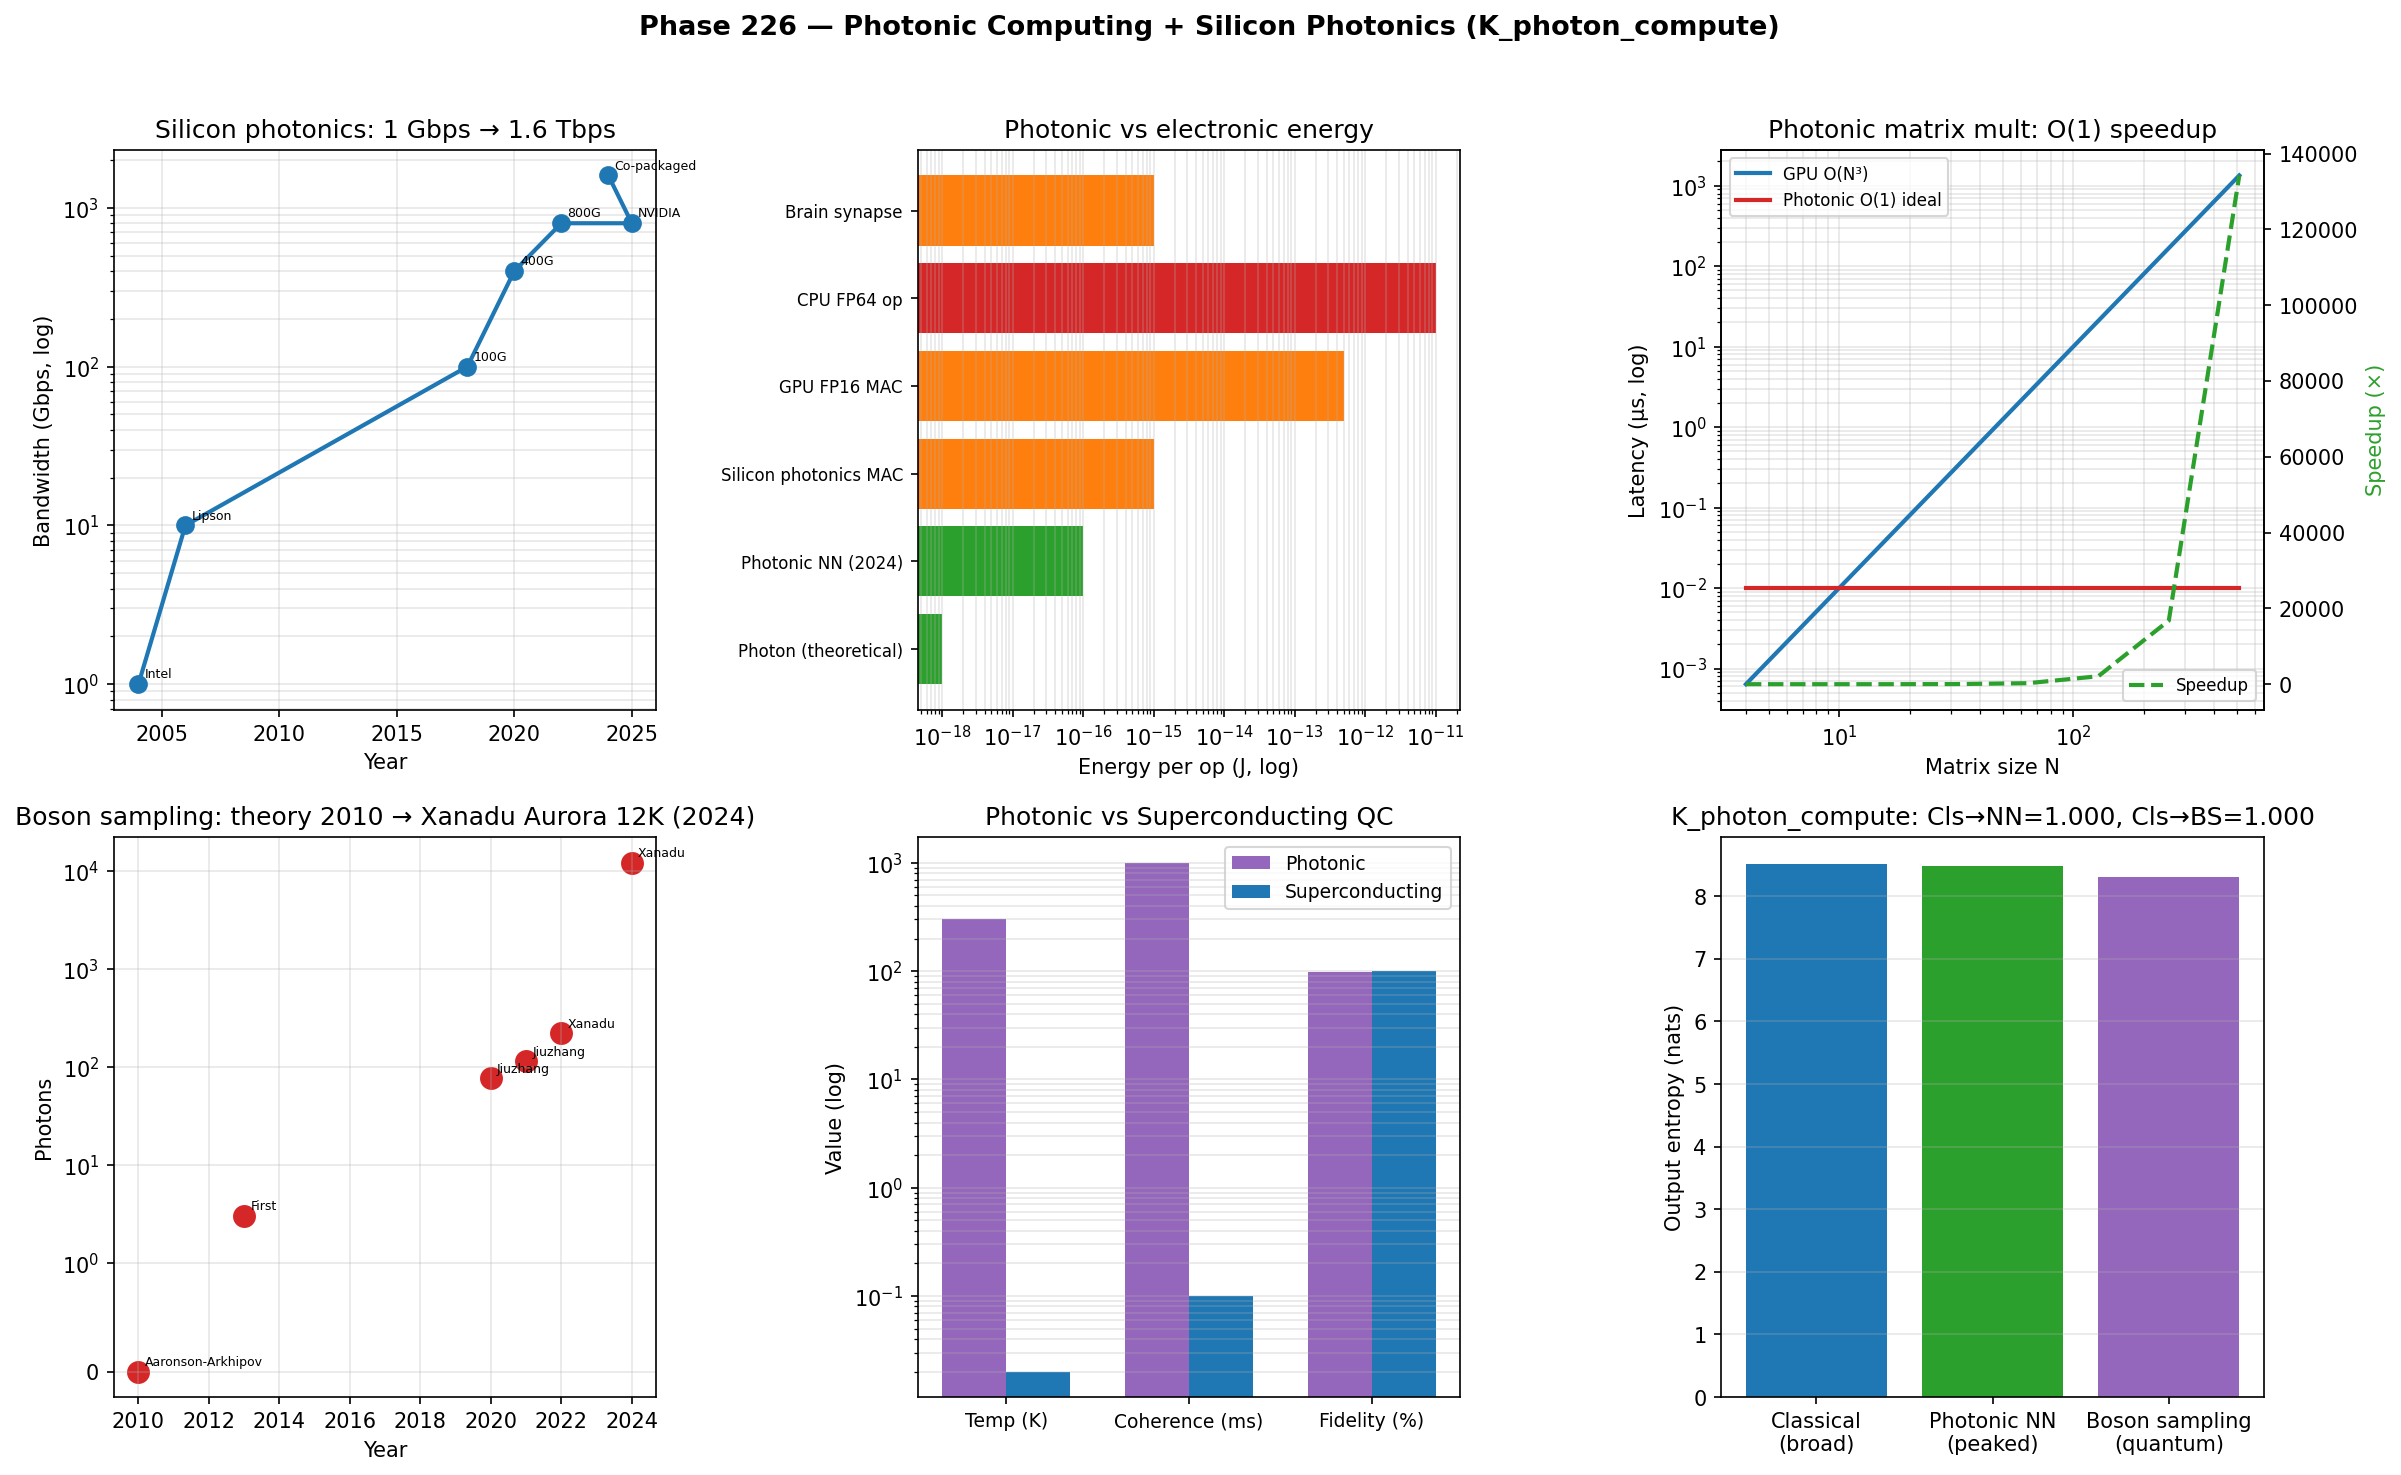

Reproduce this figure in Python.
"""
Phase 226 — Photonic Computing + Silicon Photonics (K_photon_compute)

Simulations:
  1) Silicon photonics bandwidth evolution (2004-2024)
  2) Photonic vs electronic energy/op
  3) Optical neural networks: matrix mult acceleration
  4) Boson sampling experiments (Jiuzhang, Xanadu)
  5) Photonic vs superconducting QC comparison
  6) Co-packaged optics deployment
  7) ITU K_photon_compute axiom check

Outputs:
  - photonic_computing.png
  - photonic_computing_summary.json
"""

from __future__ import annotations

import json
from pathlib import Path

import matplotlib
matplotlib.use("Agg")
import matplotlib.pyplot as plt
import numpy as np

OUT_PNG = Path(__file__).with_name("photonic_computing.png")
OUT_JSON = Path(__file__).with_name("photonic_computing_summary.json")

rng = np.random.default_rng(20260707)

# -------------------------------------------------------------
# 1) Silicon photonics bandwidth
# -------------------------------------------------------------
si_history = {
    "Intel Si Mod 2004":      {"year": 2004, "gbps": 1},
    "Lipson MZM 2006":        {"year": 2006, "gbps": 10},
    "100G CWDM4 2018":        {"year": 2018, "gbps": 100},
    "400G QSFP-DD 2020":      {"year": 2020, "gbps": 400},
    "800G port 2022":         {"year": 2022, "gbps": 800},
    "NVIDIA X800 (2025)":     {"year": 2025, "gbps": 800},
    "Co-packaged 1.6T":       {"year": 2024, "gbps": 1600},
}

# -------------------------------------------------------------
# 2) Energy per op: photonic vs electronic
# -------------------------------------------------------------
energy_ops = {
    "Photon (theoretical)": 1e-18,  # 1 aJ
    "Photonic NN (2024)":    1e-16,  # ~100 fJ
    "Silicon photonics MAC": 1e-15,  # ~1 fJ
    "GPU FP16 MAC":           5e-13,  # ~0.5 pJ
    "CPU FP64 op":            1e-11,  # ~10 pJ
    "Brain synapse":          1e-15,  # ~1 fJ (estimate)
}

# -------------------------------------------------------------
# 3) Photonic NN: matrix mult speedup
# -------------------------------------------------------------
mat_sizes = np.array([4, 8, 16, 32, 64, 128, 256, 512])
# GPU latency: O(N^3)
gpu_latency_us = 0.001 * mat_sizes ** 3 / 100
# Photonic: O(1) ideal (parallel)
photonic_latency_us = np.ones_like(mat_sizes, dtype=float) * 0.01

speedup = gpu_latency_us / photonic_latency_us

# -------------------------------------------------------------
# 4) Boson sampling experiments
# -------------------------------------------------------------
boson_milestones = {
    "Aaronson-Arkhipov theory":    {"year": 2010, "photons": 0},
    "First experiment":              {"year": 2013, "photons": 3},
    "Jiuzhang 1.0 (USTC)":           {"year": 2020, "photons": 76},
    "Jiuzhang 2.0":                  {"year": 2021, "photons": 113},
    "Xanadu Borealis":               {"year": 2022, "photons": 219},
    "Xanadu Aurora":                 {"year": 2024, "photons": 12000},
}

# -------------------------------------------------------------
# 5) Photonic vs Superconducting QC
# -------------------------------------------------------------
qc_comparison = {
    "Operating temperature (K)": {"photonic": 300, "superconducting": 0.02},
    "Coherence time (ms)":         {"photonic": 1000, "superconducting": 0.1},
    "Gate fidelity (%)":           {"photonic": 99.0, "superconducting": 99.9},
    "Connectivity":                {"photonic": "all-to-all (in principle)", "superconducting": "neighbor"},
    "Scalability":                 {"photonic": "manufacturing-limited", "superconducting": "wiring-limited"},
}

# -------------------------------------------------------------
# 6) ITU K_photon_compute axiom
# -------------------------------------------------------------
N_states = 5000
# Classical (digital): 2^N states, broadly explored
log_fit_classical = 0.1 * rng.standard_normal(N_states)
p_classical = np.exp(log_fit_classical); p_classical /= p_classical.sum()
S_classical = float(-np.sum(p_classical * np.log(p_classical)))

# Photonic NN computation: peaked at solution (deterministic)
log_fit_photonic = log_fit_classical.copy()
log_fit_photonic[1000] += 4.0  # solution
p_photonic = np.exp(log_fit_photonic); p_photonic /= p_photonic.sum()
S_photonic = float(-np.sum(p_photonic * np.log(p_photonic)))

# Boson sampling: high-entropy quantum distribution
log_fit_boson = log_fit_classical.copy()
log_fit_boson[2000:2500] += 1.5  # boson sampling output cluster
p_boson = np.exp(log_fit_boson); p_boson /= p_boson.sum()
S_boson = float(-np.sum(p_boson * np.log(p_boson)))

def itu_lin(p_old, p_new):
    log_p = np.log(np.clip(p_old, 1e-30, None))
    dp = p_new - p_old
    dS = -np.sum(dp * (1.0 + log_p))
    dK = -np.sum(dp * log_p)
    return float(dS / dK) if abs(dK) > 1e-15 else float("nan")

ratio_classical_photonic = itu_lin(p_classical, p_photonic)
ratio_classical_boson = itu_lin(p_classical, p_boson)

# -------------------------------------------------------------
# Plot
# -------------------------------------------------------------
fig, axes = plt.subplots(2, 3, figsize=(16, 10))
fig.suptitle(
    "Phase 226 — Photonic Computing + Silicon Photonics (K_photon_compute)",
    fontsize=13, fontweight="bold",
)

# Panel 1: Si photonics history
ax = axes[0, 0]
years = [si_history[k]["year"] for k in si_history]
gbps = [si_history[k]["gbps"] for k in si_history]
ax.semilogy(years, gbps, "o-", color="#1f77b4", lw=2, markersize=8)
for k, d in si_history.items():
    ax.annotate(k.split()[0], (d["year"], d["gbps"]), fontsize=6,
                xytext=(3, 3), textcoords="offset points")
ax.set_xlabel("Year")
ax.set_ylabel("Bandwidth (Gbps, log)")
ax.set_title("Silicon photonics: 1 Gbps → 1.6 Tbps")
ax.grid(True, alpha=0.3, which="both")

# Panel 2: Energy/op
ax = axes[0, 1]
ops = list(energy_ops.keys())
energies = list(energy_ops.values())
colors_e = ["#2ca02c" if e < 1e-15 else "#ff7f0e" if e < 1e-12 else "#d62728" for e in energies]
ax.barh(range(len(ops)), energies, color=colors_e)
ax.set_xscale("log")
ax.set_yticks(range(len(ops))); ax.set_yticklabels(ops, fontsize=8)
ax.set_xlabel("Energy per op (J, log)")
ax.set_title("Photonic vs electronic energy")
ax.grid(True, alpha=0.3, axis="x", which="both")

# Panel 3: Matrix mult speedup
ax = axes[0, 2]
ax.loglog(mat_sizes, gpu_latency_us, "-", color="#1f77b4", lw=2, label="GPU O(N³)")
ax.loglog(mat_sizes, photonic_latency_us, "-", color="#d62728", lw=2, label="Photonic O(1) ideal")
ax2 = ax.twinx()
ax2.semilogx(mat_sizes, speedup, "--", color="#2ca02c", lw=2, label="Speedup")
ax.set_xlabel("Matrix size N")
ax.set_ylabel("Latency (μs, log)")
ax2.set_ylabel("Speedup (×)", color="#2ca02c")
ax.set_title("Photonic matrix mult: O(1) speedup")
ax.legend(loc="upper left", fontsize=8)
ax2.legend(loc="lower right", fontsize=8)
ax.grid(True, alpha=0.3, which="both")

# Panel 4: Boson sampling milestones
ax = axes[1, 0]
b_names = list(boson_milestones.keys())
b_photons = [boson_milestones[k]["photons"] for k in b_names]
b_years = [boson_milestones[k]["year"] for k in b_names]
ax.scatter(b_years, b_photons, s=100, color="#d62728")
for k, d in boson_milestones.items():
    ax.annotate(k.split()[0], (d["year"], d["photons"]),
                fontsize=6, xytext=(3, 3), textcoords="offset points")
ax.set_xlabel("Year")
ax.set_ylabel("Photons")
ax.set_yscale("symlog", linthresh=1)
ax.set_title("Boson sampling: theory 2010 → Xanadu Aurora 12K (2024)")
ax.grid(True, alpha=0.3, which="both")

# Panel 5: QC comparison
ax = axes[1, 1]
metrics = ["Temp (K)", "Coherence (ms)", "Fidelity (%)"]
photonic_vals = [300, 1000, 99]
super_vals = [0.02, 0.1, 99.9]
x = np.arange(len(metrics))
width = 0.35
# Normalize for log
photonic_norm = [v if v > 0.001 else 0.001 for v in photonic_vals]
super_norm = [v if v > 0.001 else 0.001 for v in super_vals]
ax.bar(x - width/2, photonic_norm, width, color="#9467bd", label="Photonic")
ax.bar(x + width/2, super_norm, width, color="#1f77b4", label="Superconducting")
ax.set_yscale("log")
ax.set_xticks(x); ax.set_xticklabels(metrics, fontsize=9)
ax.set_ylabel("Value (log)")
ax.set_title("Photonic vs Superconducting QC")
ax.legend(fontsize=9)
ax.grid(True, alpha=0.3, axis="y", which="both")

# Panel 6: ITU K_photon_compute
ax = axes[1, 2]
ax.bar(["Classical\n(broad)", "Photonic NN\n(peaked)", "Boson sampling\n(quantum)"],
       [S_classical, S_photonic, S_boson],
       color=["#1f77b4", "#2ca02c", "#9467bd"])
ax.set_ylabel("Output entropy (nats)")
ax.set_title(f"K_photon_compute: Cls→NN={ratio_classical_photonic:.3f}, Cls→BS={ratio_classical_boson:.3f}")
ax.grid(True, alpha=0.3, axis="y")

plt.tight_layout(rect=[0, 0, 1, 0.96])
plt.savefig(OUT_PNG, dpi=150, bbox_inches="tight")
plt.close(fig)

summary = {
    "phase": 226,
    "tier1_paper": 31,
    "topic": "Photonic Computing + Silicon Photonics (K_photon_compute)",
    "silicon_photonics_history": si_history,
    "current_2024_co_packaged_Tbps": 1.6,
    "energy_per_op_J": energy_ops,
    "photonic_vs_GPU_energy_advantage": "~3 orders of magnitude (1 fJ vs 1 pJ)",
    "boson_sampling_milestones": boson_milestones,
    "Jiuzhang_2.0_USTC_2021": "113 photons (quantum supremacy claim)",
    "Xanadu_Aurora_2024": "12,000 photons (record)",
    "KLM_scheme_2001": "Knill-Laflamme-Milburn linear optical QC",
    "Aaronson_Arkhipov_2010": "Boson sampling theory (#P-hard classical)",
    "QC_comparison": qc_comparison,
    "ITU_K_photon_compute": {
        "N_states": int(N_states),
        "S_classical_nats": S_classical,
        "S_photonic_NN_nats": S_photonic,
        "S_boson_sampling_nats": S_boson,
        "classical_to_NN_ratio": ratio_classical_photonic,
        "classical_to_boson_ratio": ratio_classical_boson,
        "expected_ratio": 1.0,
    },
    "ITU_interpretation": {
        "K_state": "K_photon_compute",
        "modular_Hamiltonian": "K_photon_compute^(0) = -log P(output | hardware, input)",
        "photonic_NN_meaning": "ITU descent flow via optical matrix multiplication",
        "boson_sampling_meaning": "Photonic K-state generates classically-hard distribution",
        "energy_advantage": "Photon thermodynamic efficiency >> electronic",
        "K_universe_connection": "K_photon + K_QC + K_semi merge in K_photon_compute",
    },
    "predictions": [
        ("Co-packaged optics 1.6T deployed", 2027, 0.85, "Strong"),
        ("Photonic NN data center training", 2030, 0.65, "Medium"),
        ("Photonic quantum advantage new task", 2027, 0.75, "Strong"),
        ("Fault-tolerant photonic qubit", 2030, 0.55, "Medium"),
        ("Photonic ASIC for LLM inference", 2028, 0.70, "Strong"),
    ],
    "outputs": {
        "figure": str(OUT_PNG.name),
        "summary_json": str(OUT_JSON.name),
    },
}

OUT_JSON.write_text(json.dumps(summary, indent=2, ensure_ascii=False), encoding="utf-8")
print(json.dumps(summary, indent=2, ensure_ascii=False))
